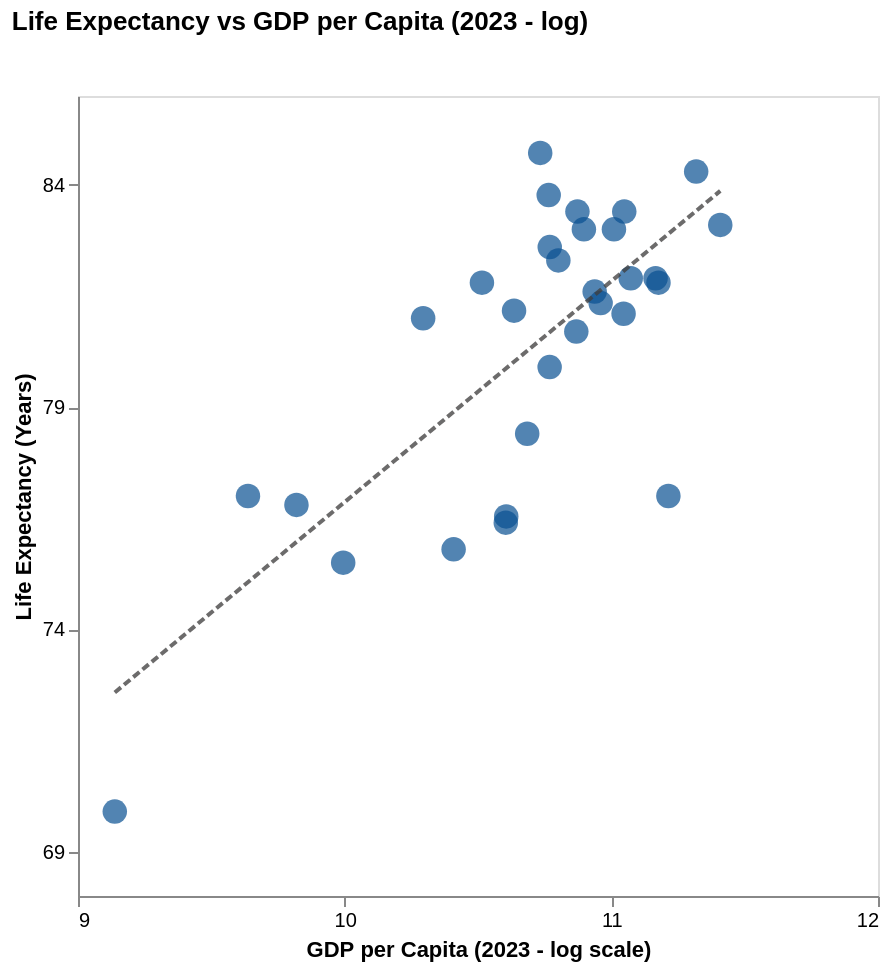

The code cell stored with this chart in its notebook:
### Code cell
chart_gdp1 = scatter_gdp(merged_data, 'Life Expectancy vs GDP per Capita (2023 - log)', 'Life Expectancy (Years)',PRESETS['health-life-expectancy']['color'], 69, 5)
chart_gdp1.save("C:\\Users\\lopez\\github\\capp30239\\static_visualization_project\\graphs\\scatter_health_life_expectancy_vs_gdp.svg")
chart_gdp1

### Figure 1 — Vega-Lite specification as saved in the notebook (floating-point values rounded to 4 significant figures)
{"config": {"view": {"continuousWidth": 300, "continuousHeight": 300}}, "layer": [{"mark": {"type": "circle", "color": "#095092", "size": 150}, "encoding": {"tooltip": [{"field": "Reference area", "type": "nominal"}, {"field": "OBS_VALUE", "type": "quantitative"}, {"field": "2023", "type": "quantitative"}], "x": {"axis": {"format": "d", "grid": false, "gridColor": "#fffdfd", "gridOpacity": 0.3, "tickMinStep": 1, "values": [9, 10, 11, 12]}, "field": "log_2023", "scale": {"domain": [9, 11.91]}, "title": "GDP per Capita (2023 - log scale)", "type": "quantitative"}, "y": {"axis": {"format": "d", "grid": false, "gridColor": "#fffdfd", "gridOpacity": 0.3, "values": [69, 74, 79, 84]}, "field": "OBS_VALUE", "scale": {"domain": [69, 85.22]}, "title": "Life Expectancy (Years)", "type": "quantitative"}}}, {"mark": {"type": "line", "color": "#3F3E3EC3", "strokeDash": [4, 2]}, "encoding": {"x": {"field": "log_2023", "type": "quantitative"}, "y": {"field": "OBS_VALUE", "type": "quantitative"}}, "transform": [{"on": "log_2023", "regression": "OBS_VALUE"}]}], "data": {"name": "data-db7f0ad19bfec1776b1793d6e4581ed7"}, "height": 400, "title": {"text": "Life Expectancy vs GDP per Capita (2023 - log)", "anchor": "start", "offset": 30}, "width": 400, "$schema": "https://vega.github.io/schema/vega-lite/v5.20.1.json", "datasets": {"data-db7f0ad19bfec1776b1793d6e4581ed7": [{"Reference area": "Australia", "OBS_VALUE": 83.0, "Type": "National Average", "Country Name": "Australia", "Country Code": "AUS", "2023": 60460.0, "log_2023": 11.01}, {"Reference area": "Austria", "OBS_VALUE": 81.9, "Type": "National Average", "Country Name": "Austria", "Country Code": "AUT", "2023": 64390.0, "log_2023": 11.07}, {"Reference area": "Bulgaria", "OBS_VALUE": 75.8, "Type": "National Average", "Country Name": "Bulgaria", "Country Code": "BGR", "2023": 33140.0, "log_2023": 10.41}, {"Reference area": "Canada", "OBS_VALUE": 81.34, "Type": "National Average", "Country Name": "Canada", "Country Code": "CAN", "2023": 57520.0, "log_2023": 10.96}, {"Reference area": "Switzerland", "OBS_VALUE": 84.3, "Type": "National Average", "Country Name": "Switzerland", "Country Code": "CHE", "2023": 82300.0, "log_2023": 11.32}, {"Reference area": "Chile", "OBS_VALUE": 81.0, "Type": "National Average", "Country Name": "Chile", "Country Code": "CHL", "2023": 29560.0, "log_2023": 10.29}, {"Reference area": "Colombia", "OBS_VALUE": 76.8, "Type": "National Average", "Country Name": "Colombia", "Country Code": "COL", "2023": 18380.0, "log_2023": 9.819}, {"Reference area": "Czechia", "OBS_VALUE": 79.9, "Type": "National Average", "Country Name": "Czechia", "Country Code": "CZE", "2023": 47510.0, "log_2023": 10.77}, {"Reference area": "Germany", "OBS_VALUE": 81.1, "Type": "National Average", "Country Name": "Germany", "Country Code": "DEU", "2023": 62690.0, "log_2023": 11.05}, {"Reference area": "Denmark", "OBS_VALUE": 81.8, "Type": "National Average", "Country Name": "Denmark", "Country Code": "DNK", "2023": 71450.0, "log_2023": 11.18}, {"Reference area": "Spain", "OBS_VALUE": 83.77, "Type": "National Average", "Country Name": "Spain", "Country Code": "ESP", "2023": 47340.0, "log_2023": 10.77}, {"Reference area": "Finland", "OBS_VALUE": 81.6, "Type": "National Average", "Country Name": "Finland", "Country Code": "FIN", "2023": 56250.0, "log_2023": 10.94}, {"Reference area": "France", "OBS_VALUE": 83.0, "Type": "National Average", "Country Name": "France", "Country Code": "FRA", "2023": 54020.0, "log_2023": 10.9}, {"Reference area": "United Kingdom", "OBS_VALUE": 80.7, "Type": "National Average", "Country Name": "United Kingdom", "Country Code": "GBR", "2023": 52500.0, "log_2023": 10.87}, {"Reference area": "Greece", "OBS_VALUE": 81.8, "Type": "National Average", "Country Name": "Greece", "Country Code": "GRC", "2023": 36850.0, "log_2023": 10.51}, {"Reference area": "Hungary", "OBS_VALUE": 76.54, "Type": "National Average", "Country Name": "Hungary", "Country Code": "HUN", "2023": 40370.0, "log_2023": 10.61}, {"Reference area": "India", "OBS_VALUE": 69.9, "Type": "National Average", "Country Name": "India", "Country Code": "IND", "2023": 9302.0, "log_2023": 9.138}, {"Reference area": "Israel", "OBS_VALUE": 82.6, "Type": "National Average", "Country Name": "Israel", "Country Code": "ISR", "2023": 47530.0, "log_2023": 10.77}, {"Reference area": "Italy", "OBS_VALUE": 83.4, "Type": "National Average", "Country Name": "Italy", "Country Code": "ITA", "2023": 52730.0, "log_2023": 10.87}, {"Reference area": "Japan", "OBS_VALUE": 84.72, "Type": "National Average", "Country Name": "Japan", "Country Code": "JPN", "2023": 45860.0, "log_2023": 10.73}, {"Reference area": "Mexico", "OBS_VALUE": 75.5, "Type": "National Average", "Country Name": "Mexico", "Country Code": "MEX", "2023": 21910.0, "log_2023": 9.994}, {"Reference area": "Netherlands", "OBS_VALUE": 81.9, "Type": "National Average", "Country Name": "Netherlands", "Country Code": "NLD", "2023": 70670.0, "log_2023": 11.17}, {"Reference area": "Norway", "OBS_VALUE": 83.1, "Type": "National Average", "Country Name": "Norway", "Country Code": "NOR", "2023": 90090.0, "log_2023": 11.41}, {"Reference area": "New Zealand", "OBS_VALUE": 82.3, "Type": "National Average", "Country Name": "New Zealand", "Country Code": "NZL", "2023": 49080.0, "log_2023": 10.8}, {"Reference area": "Peru", "OBS_VALUE": 77.0, "Type": "National Average", "Country Name": "Peru", "Country Code": "PER", "2023": 15330.0, "log_2023": 9.637}, {"Reference area": "Poland", "OBS_VALUE": 78.4, "Type": "National Average", "Country Name": "Poland", "Country Code": "POL", "2023": 43670.0, "log_2023": 10.68}, {"Reference area": "Portugal", "OBS_VALUE": 81.17, "Type": "National Average", "Country Name": "Portugal", "Country Code": "PRT", "2023": 41570.0, "log_2023": 10.64}, {"Reference area": "Romania", "OBS_VALUE": 76.4, "Type": "National Average", "Country Name": "Romania", "Country Code": "ROU", "2023": 40300.0, "log_2023": 10.6}, {"Reference area": "Russia", "OBS_VALUE": 73.2, "Type": "National Average", "Country Name": null, "Country Code": null, "2023": null, "log_2023": null}, {"Reference area": "Sweden", "OBS_VALUE": 83.4, "Type": "National Average", "Country Name": "Sweden", "Country Code": "SWE", "2023": 62850.0, "log_2023": 11.05}, {"Reference area": "Türkiye", "OBS_VALUE": 77.3, "Type": "National Average", "Country Name": null, "Country Code": null, "2023": null, "log_2023": null}, {"Reference area": "United States", "OBS_VALUE": 77.0, "Type": "National Average", "Country Name": "United States", "Country Code": "USA", "2023": 74160.0, "log_2023": 11.21}]}}
